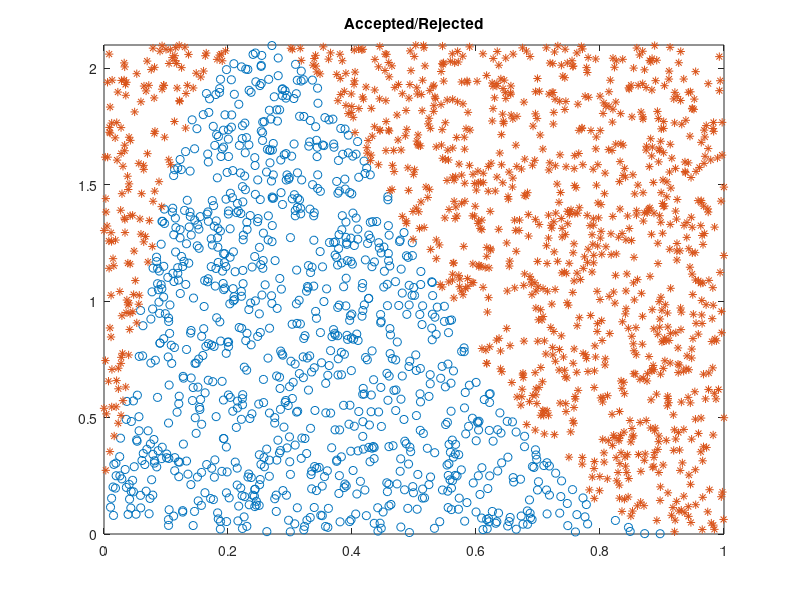
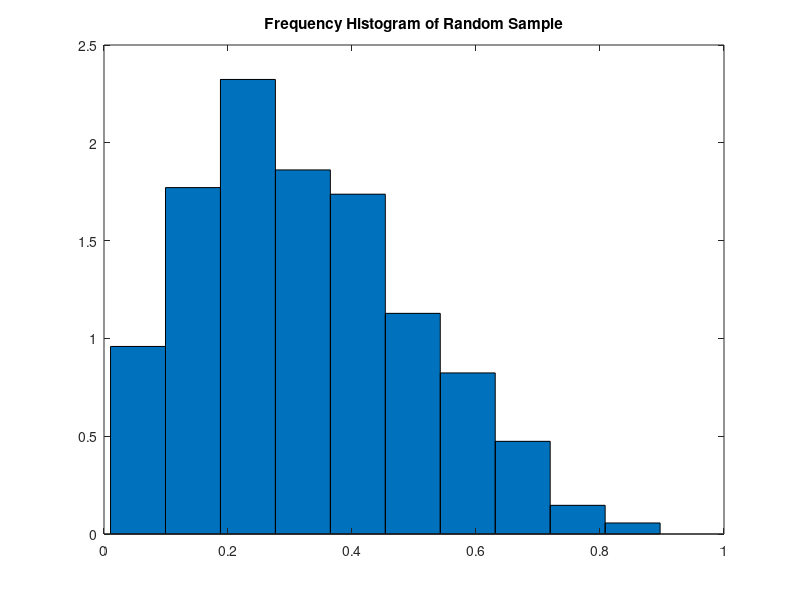

Write MATLAB code to recreate these figures, in order.
%%%%%%%%%%%%%%%%%%%%%%%%%%%%%%%%%%%%%%%%%%%%%%%%%%%%%%%%%%%%%%%%%%%%%
% Modified Example 4.4                                              %
% Computational Statistics Handbook with MATLAB, 2nd Edition        %
% Wendy L. and Angel R. Martinez                                    %
% In-class Excercise September 18, 2014                             %
%%%%%%%%%%%%%%%%%%%%%%%%%%%%%%%%%%%%%%%%%%%%%%%%%%%%%%%%%%%%%%%%%%%%%
c = 2.1;   % constant 
n=1000;  % generate 100 rv's
% set up the arrays to store variates
x = zeros(1,n); % random variates
xy = zeros(1,n); % corresponding y values
rej = zeros(1,n); % rejected variates
rejy = zeros(1,n); % corresponding y values
irv=1;			
irej=1;
while irv <= n
   y = rand(1);  % random number from g(y)
   u = rand(1);  % random number for comparison
   if u <= (20*y*(1-y)^3)/c;
      x(irv)=y;
      xy(irv) = u*c;
      irv=irv+1;
   else
      rej(irej)= y;
      rejy(irej) = u*c; % really comparing u*c<=2*y
      irej = irej + 1;
   end
end
figure(1)
plot(x,xy,'o',rej,rejy,'*')
axis ([0 1 0 c])
title('Accepted/Rejected')

figure(2)
[fr,x]=hist(x);
h=x(2)-x(1);
bar(x,fr/(n*h),1)
title('Frequency Histogram of Random Sample')
